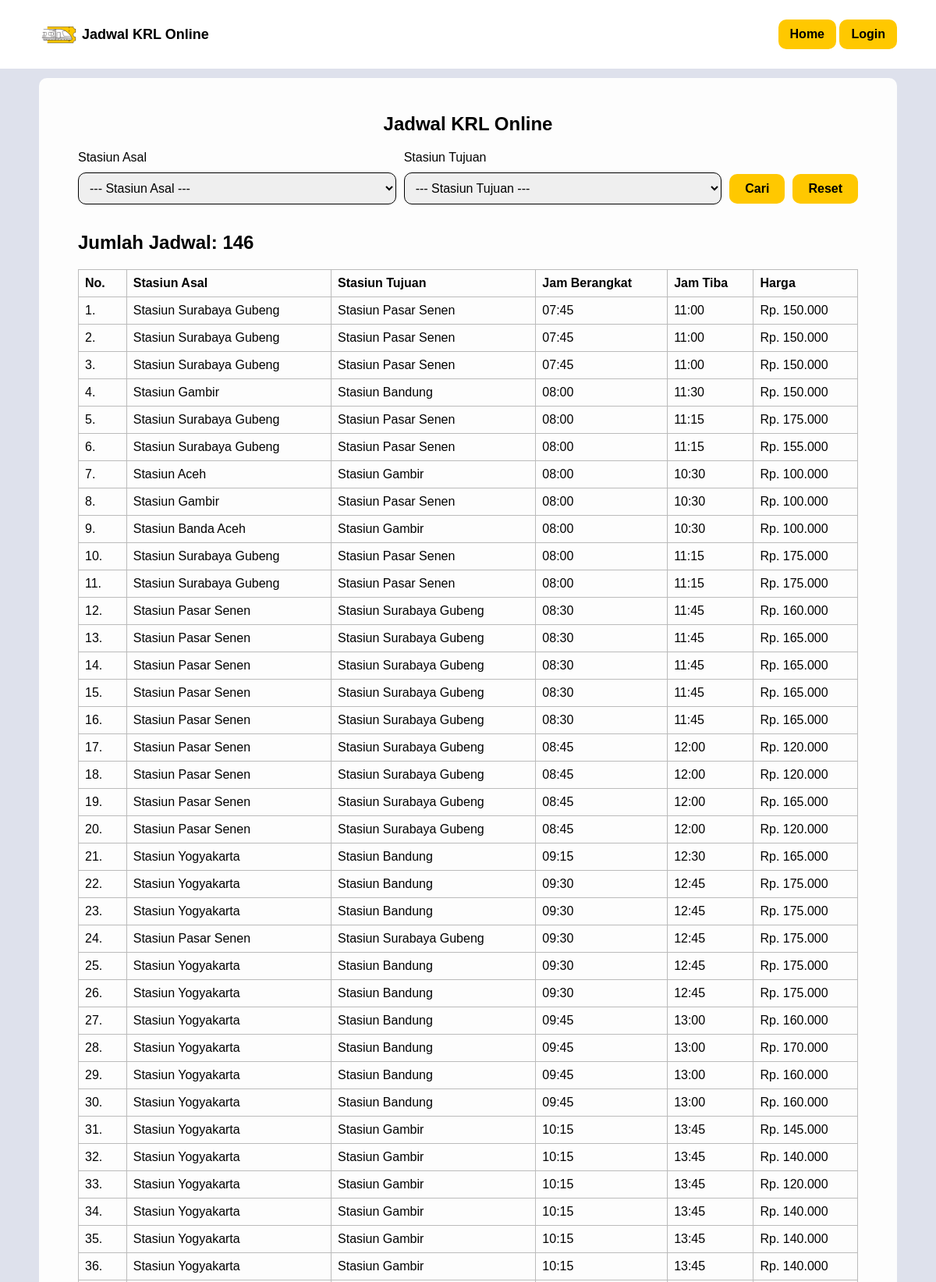
The page / (upper part) on the database its author committed.
### tables this page shows
CREATE TABLE `jadwal` (
  `id_jadwal` int(11) NOT NULL,
  `id_stasiun_asal` int(11) NOT NULL,
  `id_stasiun_tujuan` int(11) NOT NULL,
  `jam_berangkat` time NOT NULL,
  `jam_tiba` time NOT NULL,
  `harga` int(11) NOT NULL
);

CREATE TABLE `stasiun` (
  `id_stasiun` int(11) NOT NULL,
  `nama_stasiun` varchar(255) NOT NULL,
  `kota` varchar(255) NOT NULL
);

### index.php (the view, shortened to what this page needs)
<?php
    require_once 'koneksi.php';
    $jadwal = mysqli_query($koneksi, "SELECT jadwal.*, stasiun_asal.nama_stasiun AS stasiun_asal, stasiun_tujuan.nama_stasiun AS stasiun_tujuan
    FROM jadwal
    INNER JOIN stasiun AS stasiun_asal ON jadwal.id_stasiun_asal = stasiun_asal.id_stasiun
    INNER JOIN stasiun AS stasiun_tujuan ON jadwal.id_stasiun_tujuan = stasiun_tujuan.id_stasiun
    ORDER BY jam_berangkat ASC");
?>
<html>
<head>
    <?php include_once 'head.php'; ?>
</head>
<body>
    <?php include_once 'navbar.php'; ?>
    <div class="container anti-navbar">
        <div class="bg-table">
            <h2 class="text-center">Jadwal KRL Online</h2>
            <form method="post">
                <div class="form-row">
                    <div>
                        <label class="label" for="stasiun_asal">Stasiun Asal</label>
                        <select id="stasiun_asal" name="stasiun_asal" class="input">
                            <option value="<?= (isset($_POST['btnCari']) ? $_POST['stasiun_asal'] : '0'); ?>"><?= (isset($_POST['btnCari']) ? $stasiun_asal_nama : '--- Stasiun Asal ---'); ?></option>
                        </select>
                    </div>
                    <div>
                        <label class="label" for="stasiun_tujuan">Stasiun Tujuan</label>
                        <select id="stasiun_tujuan" name="stasiun_tujuan" class="input">
                            <option value="<?= (isset($_POST['btnCari']) ? $_POST['stasiun_tujuan'] : '0'); ?>"><?= (isset($_POST['btnCari']) ? $stasiun_tujuan_nama : '--- Stasiun Tujuan ---'); ?></option>
                        </select>
                    </div>
                    <button type="submit" name="btnCari" class="button btn-cari">Cari</button>
                    <a href="index.php" class="button btn-cari">Reset</a>
                </div>
            </form>
            <div>
                <h2>Jumlah Jadwal: <?= mysqli_num_rows($jadwal); ?></h2>
            </div>
            <div class="table-responsive">
                <table border="1" cellpadding="10" cellspacing="0">
                    <tr>
                        <th>No.</th>
                        <th>Stasiun Asal</th>
                        <th>Stasiun Tujuan</th>
                        <th>Jam Berangkat</th>
                        <th>Jam Tiba</th>
                        <th>Harga</th>
                    </tr>
                    <?php $i = 1; ?>
                    <?php if (mysqli_num_rows($jadwal) > 0): ?>
                        <?php foreach ($jadwal as $data): ?>
                            <tr>
                                <td><?= $i++; ?>.</td>
                                <td><?= $data['stasiun_asal']; ?></td>
                                <td><?= $data['stasiun_tujuan']; ?></td>
                                <td><?= substr($data['jam_berangkat'], 0, 5); ?></td>
                                <td><?= substr($data['jam_tiba'], 0, 5); ?></td>
                                <td>Rp. <?= str_replace(",", ".", number_format($data['harga'])); ?></td>
                            </tr>
                        <?php endforeach ?>
                    <?php else: ?>
                        <tr>
                            <td colspan="6">Tidak ada data</td>
                        </tr>
                    <?php endif ?>
                </table>
            </div>
        </div>
    </div>
</body>
</html>

### head.php (shortened to what this page needs)
<link rel="stylesheet" href="style.css">

### navbar.php
<navbar class="navbar navbar-fixed-top">
  <div class="navbar-container">
    <a class="navbar-title" href="index.php"><img src="img/logo_no_text.png"> <span>Jadwal KRL Online</span></a>
      <div class="navbar-nav">
        <?php if (isset($_SESSION['id_user'])): ?>
          <a class="button" href="jadwal.php">Jadwal</a>
          <a class="button" href="stasiun.php">Stasiun</a>
          <a class="button" href="profile.php">Profile</a>
          <a class="button" href="logout.php">Logout</a>
        <?php else: ?>
          <a class="button" href="index.php">Home</a>
          <a class="button" href="login.php">Login</a>
        <?php endif ?>
      </div>
  </div>
</navbar>

### style.css (style rules this page uses)
* { font-family: 'Arial', sans-serif; }
body { background-color: #dee1ec; margin: 0; padding: 0; }
.container { padding: 10px 50px; }
.navbar { background-color: #fff; }
.navbar-fixed-top { position: fixed; top: 0; width: 100%; z-index: 999; }
.navbar-container { display: flex; justify-content: space-between; padding: 0 50px; }
.navbar-title { font-size: 18px; font-weight: bold; text-decoration: none; margin: auto 0; color: #000; display: flex; align-items: center; }
.navbar-title span { margin-left: 5px; }
.anti-navbar { padding-top: 100px; }
.navbar-title img { width: 50px; }
.navbar-nav { display: inline-block; float: none; vertical-align: top; margin: 20px 0; }
.button { margin-top: 5px; margin-bottom: 5px; display: inline-block; padding: 10px 15px; background-color: #FFC800; color: #000; text-decoration: none; border-radius: 10px; border: none; text-align: center; transition: all 0.2s ease-in-out; font-weight: bold; font-size: 16px; }
.label, .input { display: block; width: 100%; }
.label { margin-bottom: 10px; }
.input { margin-top: 5px; margin-bottom: 15px; padding: 10px; font-size: 16px; border-radius: 10px; border: 1px solid black; }
.bg-table { border-radius: 10px; padding: 25px 50px; background-color: #fdfdfd; }
.table-responsive { overflow-x: auto; }
.table-responsive table { width: 100%; border-collapse: collapse; }
.table-responsive th, .table-responsive td { padding: 8px; text-align: left; border: 1px solid #bbb; }
.text-center { text-align: center; }
.form-row { display: grid; grid-template-columns: 1fr 1fr auto auto; gap: 10px; align-items: center; }
.label { white-space: nowrap; }
.btn-cari { padding: 10px 20px; font-size: 16px; margin-top: 20px !important; }

### rows shown on the page
jadwal: id_stasiun_asal.nama_stasiun "Stasiun Surabaya Gubeng", id_stasiun_tujuan.nama_stasiun "Stasiun Pasar Senen", jam_berangkat "07:45", jam_tiba "11:00", harga "150.000"
jadwal: id_stasiun_asal.nama_stasiun "Stasiun Surabaya Gubeng", id_stasiun_tujuan.nama_stasiun "Stasiun Pasar Senen", jam_berangkat "07:45", jam_tiba "11:00", harga "150.000"
jadwal: id_stasiun_asal.nama_stasiun "Stasiun Surabaya Gubeng", id_stasiun_tujuan.nama_stasiun "Stasiun Pasar Senen", jam_berangkat "07:45", jam_tiba "11:00", harga "150.000"
jadwal: id_stasiun_asal.nama_stasiun "Stasiun Gambir", id_stasiun_tujuan.nama_stasiun "Stasiun Bandung", jam_berangkat "08:00", jam_tiba "11:30", harga "150.000"
jadwal: id_stasiun_asal.nama_stasiun "Stasiun Surabaya Gubeng", id_stasiun_tujuan.nama_stasiun "Stasiun Pasar Senen", jam_berangkat "08:00", jam_tiba "11:15", harga "175.000"
jadwal: id_stasiun_asal.nama_stasiun "Stasiun Surabaya Gubeng", id_stasiun_tujuan.nama_stasiun "Stasiun Pasar Senen", jam_berangkat "08:00", jam_tiba "11:15", harga "155.000"
jadwal: id_stasiun_asal.nama_stasiun "Stasiun Aceh", id_stasiun_tujuan.nama_stasiun "Stasiun Gambir", jam_berangkat "08:00", jam_tiba "10:30", harga "100.000"
jadwal: id_stasiun_asal.nama_stasiun "Stasiun Gambir", id_stasiun_tujuan.nama_stasiun "Stasiun Pasar Senen", jam_berangkat "08:00", jam_tiba "10:30", harga "100.000"
jadwal: id_stasiun_asal.nama_stasiun "Stasiun Banda Aceh", id_stasiun_tujuan.nama_stasiun "Stasiun Gambir", jam_berangkat "08:00", jam_tiba "10:30", harga "100.000"
jadwal: id_stasiun_asal.nama_stasiun "Stasiun Surabaya Gubeng", id_stasiun_tujuan.nama_stasiun "Stasiun Pasar Senen", jam_berangkat "08:00", jam_tiba "11:15", harga "175.000"
jadwal: id_stasiun_asal.nama_stasiun "Stasiun Surabaya Gubeng", id_stasiun_tujuan.nama_stasiun "Stasiun Pasar Senen", jam_berangkat "08:00", jam_tiba "11:15", harga "175.000"
jadwal: id_stasiun_asal.nama_stasiun "Stasiun Pasar Senen", id_stasiun_tujuan.nama_stasiun "Stasiun Surabaya Gubeng", jam_berangkat "08:30", jam_tiba "11:45", harga "160.000"
jadwal: id_stasiun_asal.nama_stasiun "Stasiun Pasar Senen", id_stasiun_tujuan.nama_stasiun "Stasiun Surabaya Gubeng", jam_berangkat "08:30", jam_tiba "11:45", harga "165.000"
jadwal: id_stasiun_asal.nama_stasiun "Stasiun Pasar Senen", id_stasiun_tujuan.nama_stasiun "Stasiun Surabaya Gubeng", jam_berangkat "08:30", jam_tiba "11:45", harga "165.000"
jadwal: id_stasiun_asal.nama_stasiun "Stasiun Pasar Senen", id_stasiun_tujuan.nama_stasiun "Stasiun Surabaya Gubeng", jam_berangkat "08:30", jam_tiba "11:45", harga "165.000"
jadwal: id_stasiun_asal.nama_stasiun "Stasiun Pasar Senen", id_stasiun_tujuan.nama_stasiun "Stasiun Surabaya Gubeng", jam_berangkat "08:30", jam_tiba "11:45", harga "165.000"
jadwal: id_stasiun_asal.nama_stasiun "Stasiun Pasar Senen", id_stasiun_tujuan.nama_stasiun "Stasiun Surabaya Gubeng", jam_berangkat "08:45", jam_tiba "12:00", harga "120.000"
jadwal: id_stasiun_asal.nama_stasiun "Stasiun Pasar Senen", id_stasiun_tujuan.nama_stasiun "Stasiun Surabaya Gubeng", jam_berangkat "08:45", jam_tiba "12:00", harga "120.000"
jadwal: id_stasiun_asal.nama_stasiun "Stasiun Pasar Senen", id_stasiun_tujuan.nama_stasiun "Stasiun Surabaya Gubeng", jam_berangkat "08:45", jam_tiba "12:00", harga "165.000"
jadwal: id_stasiun_asal.nama_stasiun "Stasiun Pasar Senen", id_stasiun_tujuan.nama_stasiun "Stasiun Surabaya Gubeng", jam_berangkat "08:45", jam_tiba "12:00", harga "120.000"
jadwal: id_stasiun_asal.nama_stasiun "Stasiun Yogyakarta", id_stasiun_tujuan.nama_stasiun "Stasiun Bandung", jam_berangkat "09:15", jam_tiba "12:30", harga "165.000"
jadwal: id_stasiun_asal.nama_stasiun "Stasiun Yogyakarta", id_stasiun_tujuan.nama_stasiun "Stasiun Bandung", jam_berangkat "09:30", jam_tiba "12:45", harga "175.000"
jadwal: id_stasiun_asal.nama_stasiun "Stasiun Yogyakarta", id_stasiun_tujuan.nama_stasiun "Stasiun Bandung", jam_berangkat "09:30", jam_tiba "12:45", harga "175.000"
jadwal: id_stasiun_asal.nama_stasiun "Stasiun Pasar Senen", id_stasiun_tujuan.nama_stasiun "Stasiun Surabaya Gubeng", jam_berangkat "09:30", jam_tiba "12:45", harga "175.000"
jadwal: id_stasiun_asal.nama_stasiun "Stasiun Yogyakarta", id_stasiun_tujuan.nama_stasiun "Stasiun Bandung", jam_berangkat "09:30", jam_tiba "12:45", harga "175.000"
jadwal: id_stasiun_asal.nama_stasiun "Stasiun Yogyakarta", id_stasiun_tujuan.nama_stasiun "Stasiun Bandung", jam_berangkat "09:30", jam_tiba "12:45", harga "175.000"
jadwal: id_stasiun_asal.nama_stasiun "Stasiun Yogyakarta", id_stasiun_tujuan.nama_stasiun "Stasiun Bandung", jam_berangkat "09:45", jam_tiba "13:00", harga "160.000"
jadwal: id_stasiun_asal.nama_stasiun "Stasiun Yogyakarta", id_stasiun_tujuan.nama_stasiun "Stasiun Bandung", jam_berangkat "09:45", jam_tiba "13:00", harga "170.000"
jadwal: id_stasiun_asal.nama_stasiun "Stasiun Yogyakarta", id_stasiun_tujuan.nama_stasiun "Stasiun Bandung", jam_berangkat "09:45", jam_tiba "13:00", harga "160.000"
jadwal: id_stasiun_asal.nama_stasiun "Stasiun Yogyakarta", id_stasiun_tujuan.nama_stasiun "Stasiun Bandung", jam_berangkat "09:45", jam_tiba "13:00", harga "160.000"
jadwal: id_stasiun_asal.nama_stasiun "Stasiun Yogyakarta", id_stasiun_tujuan.nama_stasiun "Stasiun Gambir", jam_berangkat "10:15", jam_tiba "13:45", harga "145.000"
jadwal: id_stasiun_asal.nama_stasiun "Stasiun Yogyakarta", id_stasiun_tujuan.nama_stasiun "Stasiun Gambir", jam_berangkat "10:15", jam_tiba "13:45", harga "140.000"
jadwal: id_stasiun_asal.nama_stasiun "Stasiun Yogyakarta", id_stasiun_tujuan.nama_stasiun "Stasiun Gambir", jam_berangkat "10:15", jam_tiba "13:45", harga "120.000"
jadwal: id_stasiun_asal.nama_stasiun "Stasiun Yogyakarta", id_stasiun_tujuan.nama_stasiun "Stasiun Gambir", jam_berangkat "10:15", jam_tiba "13:45", harga "140.000"
jadwal: id_stasiun_asal.nama_stasiun "Stasiun Yogyakarta", id_stasiun_tujuan.nama_stasiun "Stasiun Gambir", jam_berangkat "10:15", jam_tiba "13:45", harga "140.000"
jadwal: id_stasiun_asal.nama_stasiun "Stasiun Yogyakarta", id_stasiun_tujuan.nama_stasiun "Stasiun Gambir", jam_berangkat "10:15", jam_tiba "13:45", harga "140.000"

### other values the page prints
mysqli_num_rows($jadwal) "146"
